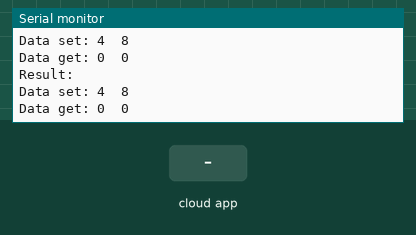
Simulated run of this program. Board: ESP32. On the bench: the last lines printed to the serial monitor. The inputs (shaded band) are chosen by the test bench. WiFi joins after 1.5 s; servers stay silent unless stated; the Firebase database answers and starts empty.

Above: at 3.7 s.
3.8 s: the phone or cloud app sets a1 to 1
At 5.1 s:
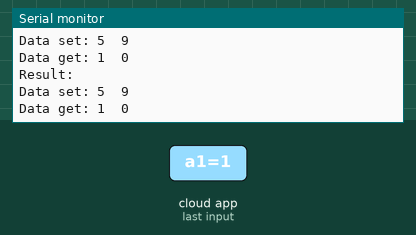
5.3 s: the phone or cloud app sets a2 to 1
At 6.2 s:
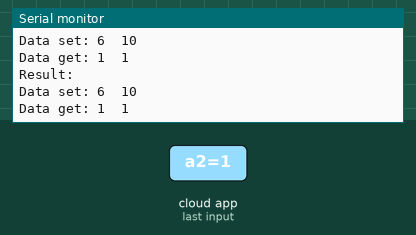
6.8 s: the phone or cloud app sets a1 to 0
At 8.1 s:
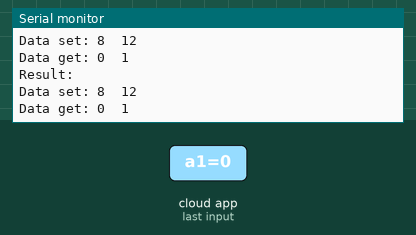
Timing chart, 0 to 9.8 s (numbered marks = the images above; inputs shaded):
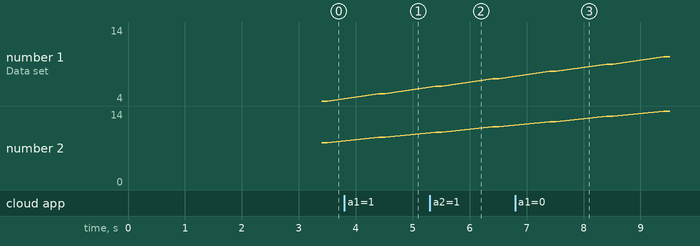

The program:

main.cpp
```cpp
#include <Arduino.h>

// library already exist
#include <WiFi.h>
#include <WiFiClient.h>

// must download add
#include <FirebaseESP32.h>

#define WIFI_SSID "Viettel Telecom"
#define WIFI_PASSWORD "dat123456789"

#define FIREBASE_HOST "https://tt-iot-utc-default-rtdb.firebaseio.com/"
#define FIREBASE_AUTH "I8dY6yv4GrCOAASGRfkmOy1nlM4BOrxCT5jCHXWM"

FirebaseData fbdata;

typedef struct
{
  unsigned int set_1, set_2, get_1, get_2;
} Firebase_Typedef;

void initSetNumber(Firebase_Typedef *setNumber);
void increaseNumber(Firebase_Typedef *value);
void initWifi();
void getDataNumberFromFirebase(Firebase_Typedef *valueGet);
void firebase_Handle(Firebase_Typedef *data5base);
void result_handle(Firebase_Typedef result);

Firebase_Typedef value_Temperature;

void setup()
{
  Serial.begin(115200);

  initWifi();

  initSetNumber(&value_Temperature);

  Firebase.begin(FIREBASE_HOST, FIREBASE_AUTH);
}

void loop()
{
  firebase_Handle(&value_Temperature);

  result_handle(value_Temperature);
}

void initSetNumber(Firebase_Typedef *setNumber)
{
  setNumber->set_1 = 3;
  setNumber->set_2 = 7;
}

void increaseNumber(Firebase_Typedef *value)
{
  (value->set_1)++;
  if ((value->set_1) >= 20)
    value->set_1 = 0;

  (value->set_2)++;
  if ((value->set_2) >= 15)
    value->set_2 = 0;
}

void initWifi()
{
  delay(1000);

  Serial.print("Connecting to: " + String(WIFI_SSID));
  WiFi.begin(WIFI_SSID, WIFI_PASSWORD);

  while (WiFi.status() != WL_CONNECTED)
  {
    delay(500);
    Serial.print(".");
  }
  // Print local IP address and start web server
  Serial.println("\nWiFi connected successful.\nIP address: ");
  Serial.println(WiFi.localIP());
}

void getDataNumberFromFirebase(Firebase_Typedef *valueGet)
{
  valueGet->get_1 = Firebase.getInt(fbdata, "Node3/a1");
  if (valueGet->get_1)
    valueGet->get_1 = fbdata.to<int>();

  valueGet->get_2 = Firebase.getInt(fbdata, "Node3/a2");
  if (valueGet->get_2)
    valueGet->get_2 = fbdata.to<int>();
}

void firebase_Handle(Firebase_Typedef *data5)
{
  static unsigned long time_handle = 0, flags = 0;

  if (millis() - time_handle >= 1000) // each 1s handle once
  {
    increaseNumber(data5);

    time_handle = millis();

    flags = 1;
  }

  if (flags == 1)
  {
    // set number
    Firebase.setInt(fbdata, "Node1/Temp", data5->set_1);
    Firebase.setInt(fbdata, "Node1/Humi", data5->set_2);

    // set string
    Firebase.setString(fbdata, "Node2/Athod1 ", "Nguyen Duc Dat " + String(data5->set_1));
    Firebase.setString(fbdata, "Node2/Athod2 ", "Dang Thi Nhien " + String(data5->set_2));

    // get data from firebase
    getDataNumberFromFirebase(data5);

    flags = 0;
  }
}

void result_handle(Firebase_Typedef result)
{
  Serial.print("\n\n\nResult: ");
  Serial.print("\nData set: " + String(result.set_1) + "\t" + String(result.set_2));
  Serial.print("\nData get: " + String(result.get_1) + "\t" + String(result.get_2));
}
```

Measured:
- after the input at 3.8 s, the serial monitor: prints a new line after 0.61 s (image 1)
- after the input at 5.3 s, the serial monitor: prints a new line after 0.11 s (image 2)
- after the input at 6.8 s, the serial monitor: prints a new line after 0.61 s (image 3)
